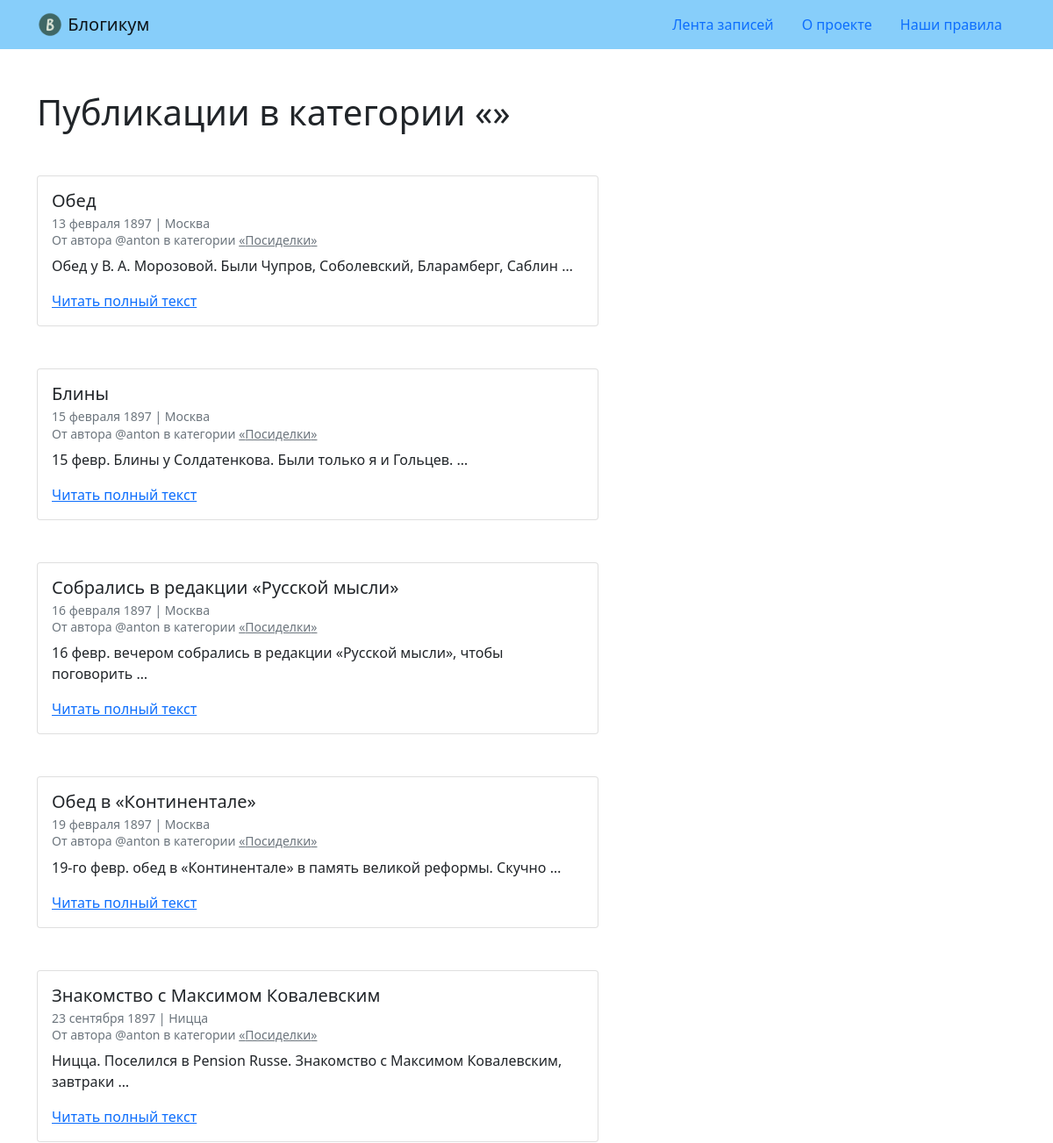
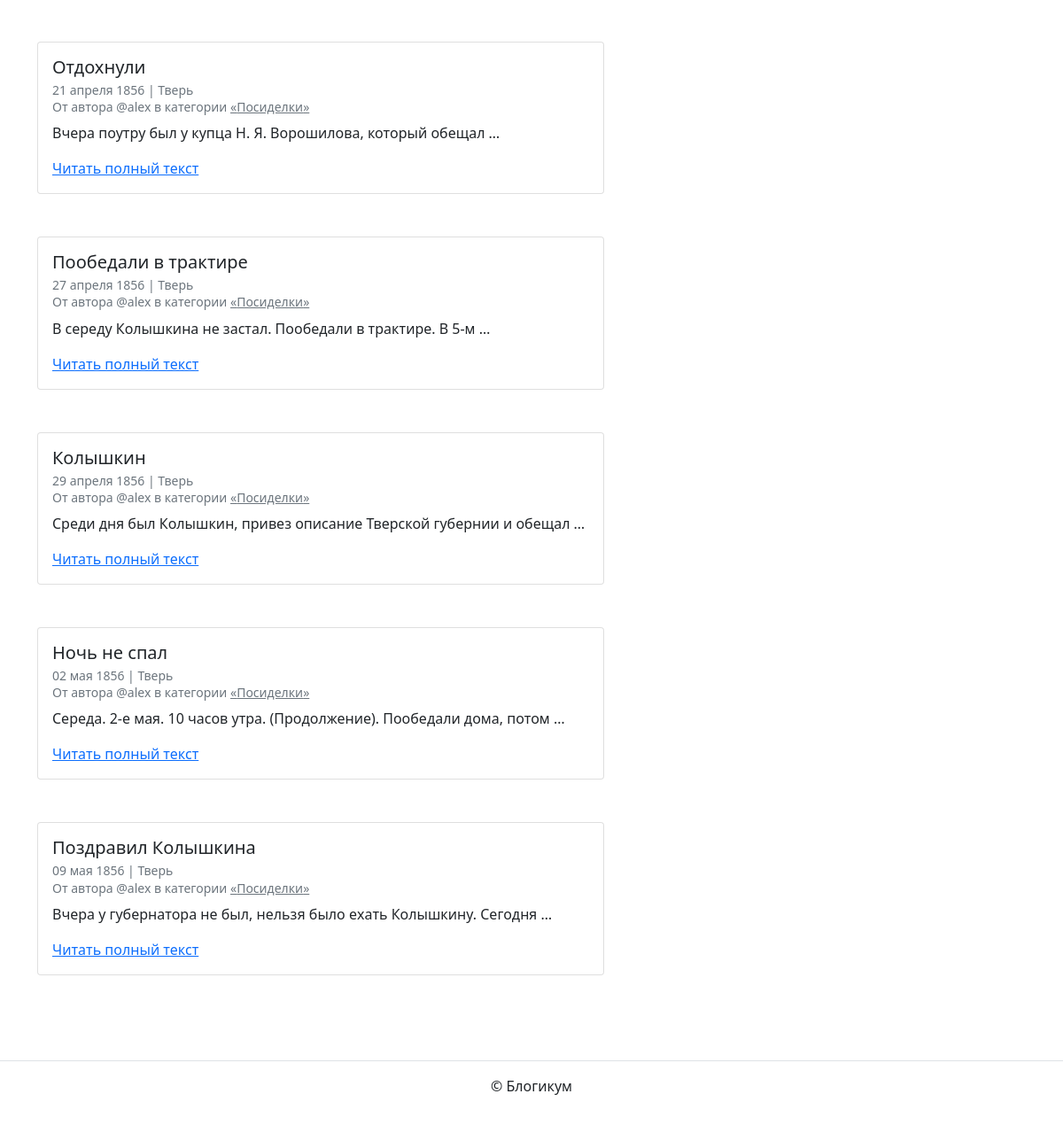
Page /category/party/ on the committed database (2 pictures, top to bottom).
### blog/models.py (models this page shows, shortened)
class BaseModel(models.Model):
    is_published = models.BooleanField(
        default=True,
        verbose_name='Опубликовано',
        help_text='Снимите галочку, чтобы скрыть публикацию.'
    )
    created_at = models.DateTimeField(
        auto_now_add=True,
        verbose_name='Добавлено'
    )
    class Meta:
        abstract = True

class Post(BaseModel):
    title = models.CharField(
        max_length=256,
        verbose_name='Заголовок'
    )
    text = models.TextField(
        verbose_name='Текст'
    )
    pub_date = models.DateTimeField(
        verbose_name='Дата и время публикации',
        help_text='Если установить дату и время в будущем — '
                  'можно делать отложенные публикации.'
    )
    author = models.ForeignKey(
        User,
        on_delete=models.CASCADE,
        verbose_name='Автор публикации'
    )
    location = models.ForeignKey(
        Location,
        on_delete=models.SET_NULL,
        null=True,
        blank=True,
        verbose_name='Местоположение'
    )
    category = models.ForeignKey(
        Category,
        on_delete=models.SET_NULL,
        null=True,
        verbose_name='Категория'
    )
    class Meta:
        verbose_name = 'публикация'
        verbose_name_plural = 'Публикации'

class Location(BaseModel):
    name = models.CharField(
        max_length=256,
        verbose_name='Название места'
    )
    class Meta:
        verbose_name = 'местоположение'
        verbose_name_plural = 'Местоположения'

class Category(BaseModel):
    title = models.CharField(
        max_length=256,
        verbose_name='Заголовок'
    )
    description = models.TextField(
        verbose_name='Описание'
    )
    slug = models.SlugField(
        unique=True,
        verbose_name='Идентификатор',
        help_text='Идентификатор страницы для URL; '
                  'разрешены символы латиницы, цифры, '
                  'дефис и подчёркивание.'
    )
    class Meta:
        verbose_name = 'категория'
        verbose_name_plural = 'Категории'

### blog/views.py (the view)
def category_posts(request, category_slug):
    template_name = 'blog/category.html'
    post_list = get_list_or_404(
        Post,
        category__slug=category_slug,
        is_published=True,
        pub_date__lte=datetime.now(),
        category__is_published=True
    )
    context = {'post_list': post_list}
    return render(request, template_name, context)

### templates/blog/category.html (shortened to what this page needs)
{% extends "base.html" %}
{% block content %}
  <h1>Публикации в категории «{{ post.category.title }}»</h1>
  {% for post in post_list %}
    <article class="mb-5">
      {% include "includes/post_card.html" %}
     </article>
  {% endfor %}
{% endblock %}

### templates/includes/post_card.html
<div class="card" style="width: 40rem;">
  <div class="card-body">
    <h5 class="card-title">{{ post.title }}</h5>
    <h6 class="card-subtitle mb-2 text-muted">
      <small>
        {{ post.pub_date|date:"d E Y" }} | {% if post.location and post.location.is_published %}{{ post.location.name }}{% else %}Планета Земля{% endif %}<br>
        От автора @{{ post.author.username }} в категории {% include "includes/category_link.html" %}
      </small>
    </h6>
    <p class="card-text">{{ post.text|truncatewords:10 }}</p>
    <a href="{% url 'blog:post_detail' post.id %}" class="card-link">Читать полный текст</a>
  </div>
</div>

### templates/includes/category_link.html
<a class="text-muted" href="{% url 'blog:category_posts' post.category.slug %}">
  «{{ post.category.title }}»
</a>

### rows in the picture
Post: title "Обед", pub_date "13 февраля 1897", location.name "Москва", author.username "anton", category "Посиделки", text "Обед у В. А. Морозовой. Были Чупров, Соболевский, Бларамберг, Саблин …"
Post: title "Блины", pub_date "15 февраля 1897", location.name "Москва", author.username "anton", category "Посиделки", text "15 февр. Блины у Солдатенкова. Были только я и Гольцев. …"
Post: title "Собрались в редакции «Русской мысли»", pub_date "16 февраля 1897", location.name "Москва", author.username "anton", category "Посиделки", text "16 февр. вечером собрались в редакции «Русской мысли», чтобы поговорить …"
Post: title "Обед в «Континентале»", pub_date "19 февраля 1897", location.name "Москва", author.username "anton", category "Посиделки", text "19-го февр. обед в «Континентале» в память великой реформы. Скучно …"
Post: title "Знакомство с Максимом Ковалевским", pub_date "23 сентября 1897", location.name "Ницца", author.username "anton", category "Посиделки", text "Ницца. Поселился в Pension Russe. Знакомство с Максимом Ковалевским, завтраки …"
Post: title "Отдохнули", pub_date "21 апреля 1856", location.name "Тверь", author.username "alex", category "Посиделки", text "Вчера поутру был у купца Н. Я. Ворошилова, который обещал …"
Post: title "Пообедали в трактире", pub_date "27 апреля 1856", location.name "Тверь", author.username "alex", category "Посиделки", text "В середу Колышкина не застал. Пообедали в трактире. В 5-м …"
Post: title "Колышкин", pub_date "29 апреля 1856", location.name "Тверь", author.username "alex", category "Посиделки", text "Среди дня был Колышкин, привез описание Тверской губернии и обещал …"
Post: title "Ночь не спал", pub_date "02 мая 1856", location.name "Тверь", author.username "alex", category "Посиделки", text "Середа. 2-е мая. 10 часов утра. (Продолжение). Пообедали дома, потом …"
Post: title "Поздравил Колышкина", pub_date "09 мая 1856", location.name "Тверь", author.username "alex", category "Посиделки", text "Вчера у губернатора не был, нельзя было ехать Колышкину. Сегодня …"
